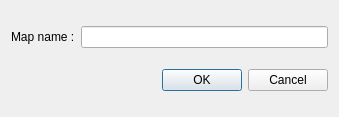
<?xml version="1.0" encoding="UTF-8"?>
<ui version="4.0">
 <class>MapDialog</class>
 <widget class="QDialog" name="MapDialog">
  <property name="geometry">
   <rect>
    <x>0</x>
    <y>0</y>
    <width>339</width>
    <height>117</height>
   </rect>
  </property>
  <property name="windowTitle">
   <string>Dialog</string>
  </property>
  <layout class="QGridLayout" name="gridLayout">
   <item row="0" column="0">
    <widget class="QLabel" name="label">
     <property name="text">
      <string>Map name :</string>
     </property>
    </widget>
   </item>
   <item row="0" column="1">
    <widget class="QLineEdit" name="mapName_lineEdit"/>
   </item>
   <item row="1" column="0" colspan="2">
    <widget class="QDialogButtonBox" name="buttonBox">
     <property name="orientation">
      <enum>Qt::Horizontal</enum>
     </property>
     <property name="standardButtons">
      <set>QDialogButtonBox::Cancel|QDialogButtonBox::Ok</set>
     </property>
    </widget>
   </item>
  </layout>
 </widget>
 <resources/>
 <connections>
  <connection>
   <sender>buttonBox</sender>
   <signal>accepted()</signal>
   <receiver>MapDialog</receiver>
   <slot>accept()</slot>
   <hints>
    <hint type="sourcelabel">
     <x>248</x>
     <y>254</y>
    </hint>
    <hint type="destinationlabel">
     <x>157</x>
     <y>274</y>
    </hint>
   </hints>
  </connection>
  <connection>
   <sender>buttonBox</sender>
   <signal>rejected()</signal>
   <receiver>MapDialog</receiver>
   <slot>reject()</slot>
   <hints>
    <hint type="sourcelabel">
     <x>316</x>
     <y>260</y>
    </hint>
    <hint type="destinationlabel">
     <x>286</x>
     <y>274</y>
    </hint>
   </hints>
  </connection>
 </connections>
</ui>
